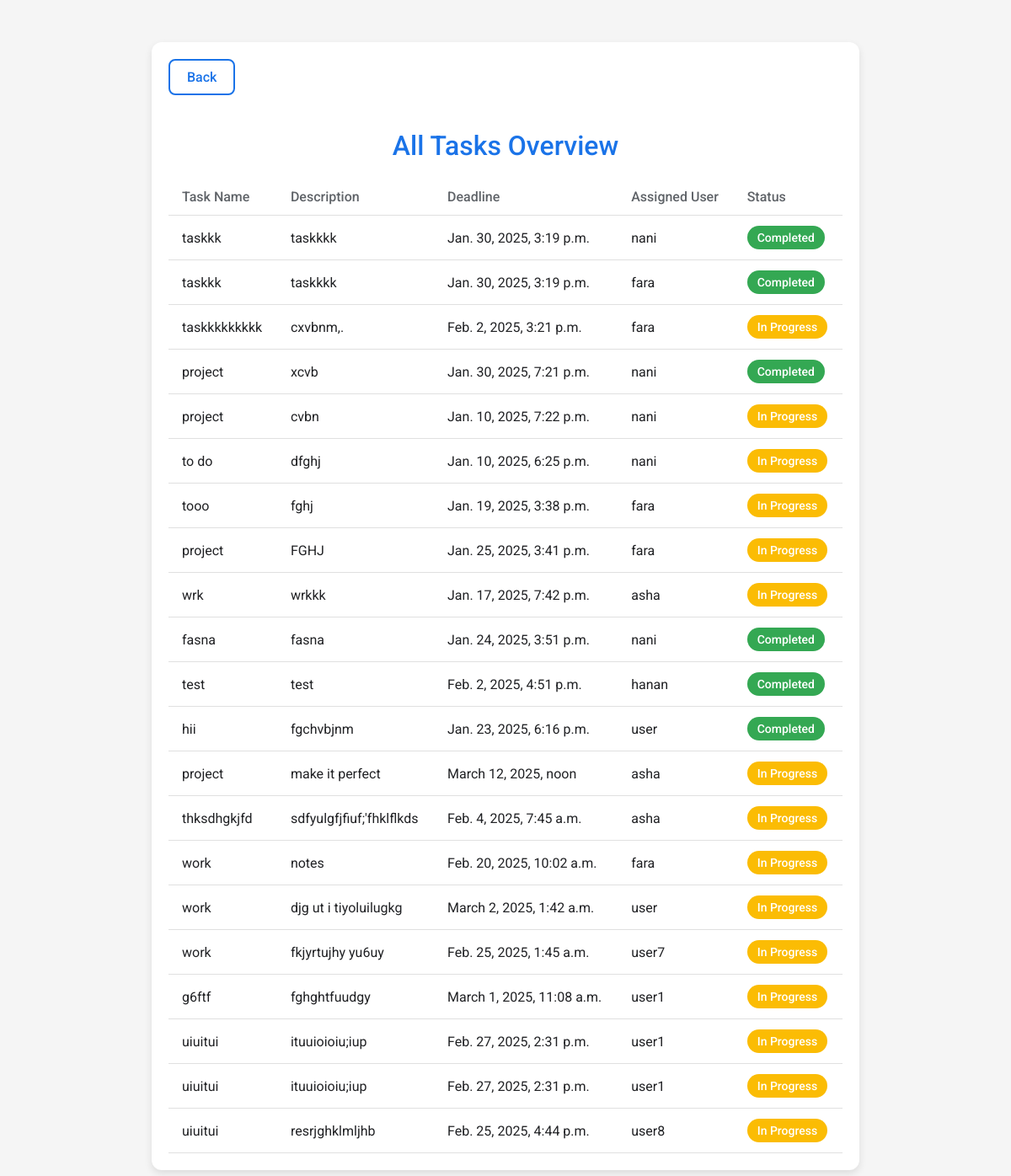
The page /task_list/ on the database its author committed.
### employeeapp/models.py (models this page shows, shortened)
class Task(models.Model):
    task_name = models.CharField(max_length=255)
    user = models.ForeignKey(UserProfile, on_delete=models.CASCADE, null=True, blank=True)
    description = models.TextField(blank=True, null=True)
    deadline = models.DateTimeField(default=timezone.now)
    submission_date = models.DateTimeField(null=True, blank=True)
    employees = models.ManyToManyField(User)
    is_completed = models.BooleanField(default=False)

class UserProfile(models.Model):
    name = models.CharField(max_length=100)
    username = models.CharField(max_length=60,null=True,blank=True)
    password = models.CharField(max_length=255,null=True,blank=True)
    user = models.OneToOneField(User, on_delete=models.CASCADE)
    dob = models.DateField(default='2000-01-01')
    address = models.TextField()
    phone_number = models.CharField(max_length=15)
    image = models.ImageField(upload_to='profile_images/', default='profile_images/default.png')

### employeeapp/views.py (the view)
# urls.py: path('task_list/', views.task_list, name='task_list'),
def task_list(request):
    tasks = Task.objects.all()
    if not tasks.exists():
        return render(request, 'task_list.html', {'message': "There are no tasks assigned yet."})
    return render(request, 'task_list.html', {'tasks': tasks})

### templates/task_list.html (shortened to what this page needs)
<!DOCTYPE html>
<html lang="en">
<head>
</head>
<body>
    <div class="container">
        <a href="javascript:history.back()" class="back-button">Back</a>
        <h1>All Tasks Overview</h1>
        {% if tasks %}
            <table class="table">
                <thead>
                    <tr>
                        <th>Task Name</th>
                        <th>Description</th>
                        <th>Deadline</th>
                        <th>Assigned User</th>
                        <th>Status</th>
                    </tr>
                </thead>
                <tbody>
                    {% for task in tasks %}
                        <tr>
                            <td>{{ task.task_name }}</td>
                            <td>{{ task.description }}</td>
                            <td>{{ task.deadline }}</td>
                            <td>{{ task.user.user.username }}</td>
                            <td>
                                {% if task.is_completed %}
                                    <span class="badge status-completed">Completed</span>
                                {% else %}
                                    <span class="badge status-pending">In Progress</span>
                                {% endif %}
                            </td>
                        </tr>
                    {% endfor %}
                </tbody>
            </table>
        {% else %}
            <p class="alert">There are no tasks assigned yet.</p>
        {% endif %}
    </div>
</body>
</html>

### templates/task_list.html (style rules this page uses)
body { font-family: 'Roboto', sans-serif; background-color: #f5f5f5; color: #202124; margin: 0; padding: 0; }
.container { max-width: 800px; margin: 50px auto; padding: 20px; background-color: #ffffff; border-radius: 12px; box-shadow: 0 4px 10px rgba(0, 0, 0, 0.1); }
h1 { font-size: 2rem; font-weight: 500; color: #1a73e8; text-align: center; margin-bottom: 20px; }
.table { width: 100%; border-collapse: collapse; margin-top: 20px; }
.table th, .table td { padding: 12px 16px; text-align: left; border-bottom: 1px solid #e0e0e0; }
.table th { color: #5f6368; font-weight: 500; }
.table td { color: #202124; }
.badge { display: inline-block; padding: 6px 12px; font-size: 0.875rem; font-weight: 500; border-radius: 999px; text-align: center; }
.status-completed { background-color: #34a853; color: white; }
.status-pending { background-color: #fbbc04; color: white; }
.back-button { padding: 10px 20px; background: white; color: #1a73e8; border: 2px solid #1a73e8; border-radius: 8px; font-size: 1rem; font-weight: 500; text-decoration: none; display: inline-block; margin-bottom: 20px; transition: background-color 0.3s, color 0.3s; }

### rows shown on the page
Task: task_name "taskkk", description "taskkkk", deadline "Jan. 30, 2025, 3:19 p.m.", user.user.username "nani", is_completed "Completed"
Task: task_name "taskkk", description "taskkkk", deadline "Jan. 30, 2025, 3:19 p.m.", user.user.username "fara", is_completed "Completed"
Task: task_name "taskkkkkkkkk", description "cxvbnm,.", deadline "Feb. 2, 2025, 3:21 p.m.", user.user.username "fara", is_completed "In Progress"
Task: task_name "project", description "xcvb", deadline "Jan. 30, 2025, 7:21 p.m.", user.user.username "nani", is_completed "Completed"
Task: task_name "project", description "cvbn", deadline "Jan. 10, 2025, 7:22 p.m.", user.user.username "nani", is_completed "In Progress"
Task: task_name "to do", description "dfghj", deadline "Jan. 10, 2025, 6:25 p.m.", user.user.username "nani", is_completed "In Progress"
Task: task_name "tooo", description "fghj", deadline "Jan. 19, 2025, 3:38 p.m.", user.user.username "fara", is_completed "In Progress"
Task: task_name "project", description "FGHJ", deadline "Jan. 25, 2025, 3:41 p.m.", user.user.username "fara", is_completed "In Progress"
Task: task_name "wrk", description "wrkkk", deadline "Jan. 17, 2025, 7:42 p.m.", user.user.username "asha", is_completed "In Progress"
Task: task_name "fasna", description "fasna", deadline "Jan. 24, 2025, 3:51 p.m.", user.user.username "nani", is_completed "Completed"
Task: task_name "test", description "test", deadline "Feb. 2, 2025, 4:51 p.m.", user.user.username "hanan", is_completed "Completed"
Task: task_name "hii", description "fgchvbjnm", deadline "Jan. 23, 2025, 6:16 p.m.", user.user.username "user", is_completed "Completed"
Task: task_name "project", description "make it perfect", deadline "March 12, 2025, noon", user.user.username "asha", is_completed "In Progress"
Task: task_name "thksdhgkjfd", description "sdfyulgfjfiuf;'fhklflkds", deadline "Feb. 4, 2025, 7:45 a.m.", user.user.username "asha", is_completed "In Progress"
Task: task_name "work", description "notes", deadline "Feb. 20, 2025, 10:02 a.m.", user.user.username "fara", is_completed "In Progress"
Task: task_name "work", description "djg ut i tiyoluilugkg", deadline "March 2, 2025, 1:42 a.m.", user.user.username "user", is_completed "In Progress"
Task: task_name "work", description "fkjyrtujhy yu6uy", deadline "Feb. 25, 2025, 1:45 a.m.", user.user.username "user7", is_completed "In Progress"
Task: task_name "g6ftf", description "fghghtfuudgy", deadline "March 1, 2025, 11:08 a.m.", user.user.username "user1", is_completed "In Progress"
Task: task_name "uiuitui", description "ituuioioiu;iup", deadline "Feb. 27, 2025, 2:31 p.m.", user.user.username "user1", is_completed "In Progress"
Task: task_name "uiuitui", description "ituuioioiu;iup", deadline "Feb. 27, 2025, 2:31 p.m.", user.user.username "user1", is_completed "In Progress"
Task: task_name "uiuitui", description "resrjghklmljhb", deadline "Feb. 25, 2025, 4:44 p.m.", user.user.username "user8", is_completed "In Progress"
